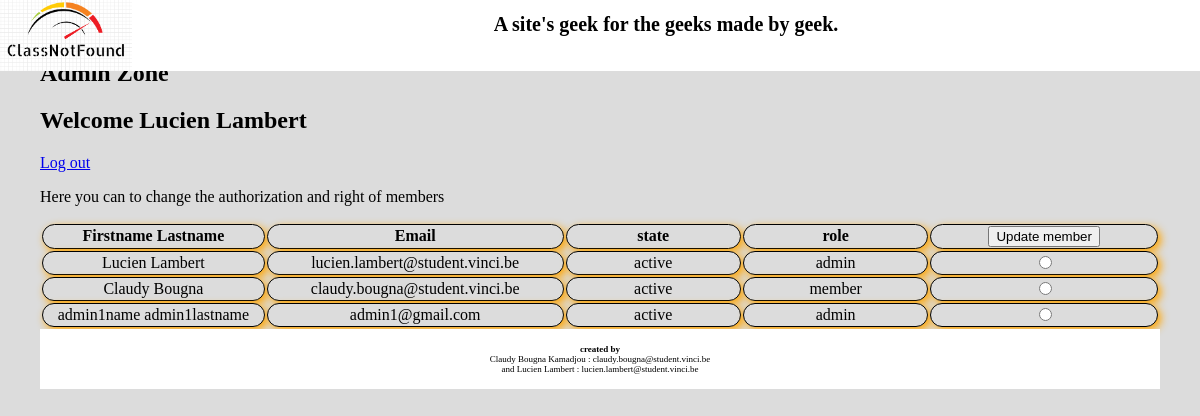
Page /index.php?action=adminZone (signed in) on the committed database.
### tables this page shows
CREATE TABLE IF NOT EXISTS `members` (
  `id_member` int(11) NOT NULL AUTO_INCREMENT,
  `name` varchar(255) NOT NULL,
  `last_name` varchar(255) NOT NULL,
  `email` varchar(255) NOT NULL,
  `state` set('a','s') NOT NULL,
  `is_admin` tinyint(1) NOT NULL,
  `password` varchar(255) NOT NULL,
  PRIMARY KEY (`id_member`),
  UNIQUE KEY `email` (`email`)
);

### controllers/AdminController.php (called while the page is built, shortened)
<?php class AdminController{
    private $_db;
    public function __construct($db){
        $this->_db = $db;
    }
    public function run() {
        $html_pseudo = htmlspecialchars($_SESSION['login']);
        $roleadmin = 'admin';
        $roleuser = 'member';
        $stateactive = 'active';
        $selected_member = null;
        $tabmembers = $this->_db->select_members();
        require_once(CHEMIN_VUES . 'adminZone.php');
    }
}

### index.php (called while the page is built, shortened)
<?php
$db = Db::getInstance();
require_once(CHEMIN_VUES . 'header.php');
$action = (isset($_GET['action'])) ? $_GET['action'] : 'default';
switch($action) {
    case 'adminZone':
        require_once(CHEMIN_CONTROLEURS . 'adminController.php');
        $controller = new AdminController($db);
        break;
}
$controller->run();
require_once(CHEMIN_VUES . 'footer.php');
?>

### models/Db.class.php (called while the page is built, shortened)
<?php class Db {
    private $_db;
    private function __construct() {
        try {
            $configTable = parse_ini_file('config/config.ini');
            $this->_db = new PDO('mysql:host=' . $configTable['db_host'] . ';dbname='. $configTable['db_name'] . ';charset=utf8', $configTable['db_user'], $configTable['db_password']);
            $this->_db->setAttribute(PDO::ATTR_ERRMODE, PDO::ERRMODE_EXCEPTION);
            $this->_db->setAttribute(PDO::ATTR_DEFAULT_FETCH_MODE, PDO::FETCH_OBJ);
        } catch (PDOException $e) {
            die('Erreur de connexion à la base de données : ' . $e->getMessage());
        }
    }
    public function select_members(){
        $query = 'SELECT * FROM members ';
        $ps = $this->_db->prepare($query);
        $ps->execute();
        $tab = array();
        while($row=$ps->fetch()){
            $tab[] = new Member($row->id_member, $row->name, $row->last_name, $row->email, $row->state, $row->is_admin, $row->password);
        }
        return $tab;
    }
} ?>

### models/Member.class.php (called while the page is built, shortened)
<?php class Member {
    private $_id_member;
    private $_name;
    private $_last_name;
    private $_email;
    private $_state;
    private $_is_admin;
    public function __construct($id_member, $name, $last_name, $email, $state, $is_admin, $password) {
        $this->_id_member = $id_member;
        $this->_name = $name;
        $this->_last_name = $last_name;
        $this->_email = $email;
        $this->_state = $state;
        $this->_is_admin = $is_admin;
    }
    public function email() {
        return $this->_email;
    }
    public function state() {
        return $this->_state;
    }
    public function is_admin () {
        return $this->_is_admin;
    }
    public function html_id_member(){
        return htmlspecialchars($this->_id_member);
    }
    public function full_name() {
        return htmlspecialchars($this->_name . ' ' . $this->_last_name);
    }
} ?>

### views/adminZone.php (the view, shortened to what this page needs)
<section id="contenu">
    <h2>Admin Zone</h2>
    <h2>Welcome <?php echo $html_pseudo ?></h2>
    <p><a href="index.php?action=logout">Log out</a></p>
    <p>Here you can to change the authorization and right of members</p>
    <form action="?action=adminZone" method="post">
        <table id="tableBalises">
            <thead>
            <tr>
                <th>Firstname Lastname</th>
                <th>Email</th>
                <th>state</th>
                <th>role</th>
                <th><input type="submit" name="form_update" value="Update member"></th>
            </tr>
            </thead>
            <tbody>
            <?php foreach ($tabmembers as $i => $member) {
                $checked = (isset($selected_member) && $member->html_id_member() == $selected_member->html_id_member()) ? 'checked': ''; ?>
                <tr>
                    <td><?php echo $member->full_name(); ?></td>
                    <td><?php echo $member->email(); ?></td>
                    <td><?php if($member->state() == 's'){
                            echo $statesuspended;
                        } else {
                            echo $stateactive;
                        }?>
                    </td>
                    <td><?php if($member->is_admin() == 1){
                            echo $roleadmin;
                        } else {
                            echo $roleuser;
                        }?>
                    </td>
                    <td><input type="radio" name="idmember" value="<?php echo $member->html_id_member(); ?>" <?php echo $checked; ?> /></td>
                </tr>
            <?php } ?>
            </tbody>
        </table>
</section>

### views/css/base.css (style rules this page uses)
#tableBalises th { border-style: solid; border-width: thin; border-collapse: collapse; background-color: #DCDCDC; text-align: center; margin-top: auto; margin-left: auto; margin-right: auto; width: 500px; border-radius: 15px; box-shadow: 3px 3px 9px orange; }
#tableBalises td { border-style: solid; border-width: thin; border-collapse: collapse; background-color: #DCDCDC; text-align: center; margin-top: auto; margin-left: auto; margin-right: auto; width: 500px; border-radius: 15px; box-shadow: 3px 3px 9px orange; }
html { font-family: cursive; }
body { height: 100%; background-color: #DCDCDC; min-height: 100%; margin: 20px; padding: 20px; }

### rows in the picture
members: $member->full_name() "Lucien Lambert", email "lucien.lambert@student.vinci.be"
members: $member->full_name() "Claudy Bougna", email "claudy.bougna@student.vinci.be"
members: $member->full_name() "admin1name admin1lastname", email "admin1@gmail.com"

### other values in the picture
$html_pseudo "Lucien Lambert"
EMAIL2 "claudy.bougna@student.vinci.be"
EMAIL1 "lucien.lambert@student.vinci.be"
